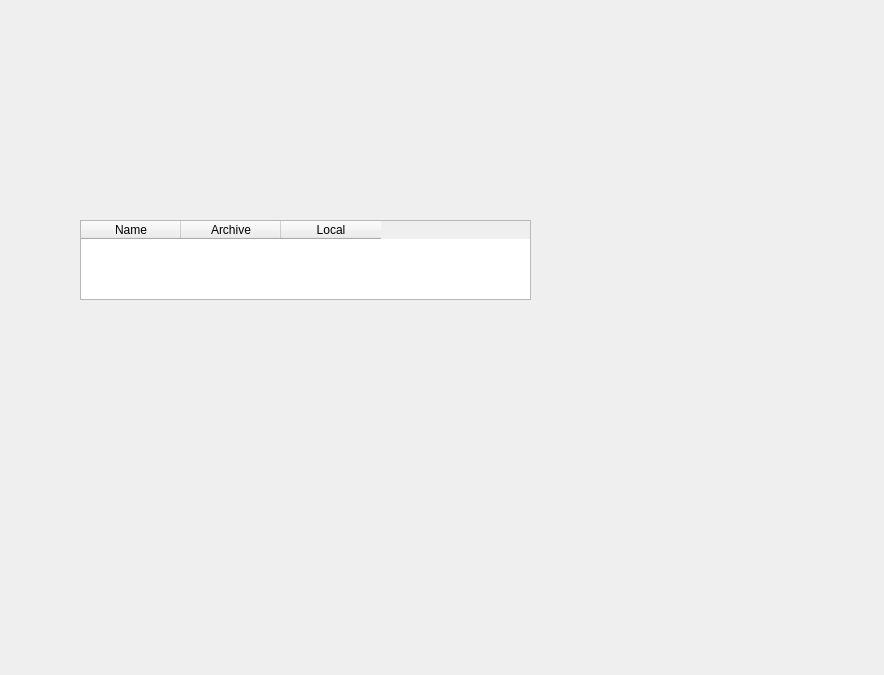
<?xml version="1.0" encoding="UTF-8"?>
<ui version="4.0">
 <class>table_wrapper</class>
 <widget class="QWidget" name="table_wrapper">
  <property name="geometry">
   <rect>
    <x>0</x>
    <y>0</y>
    <width>884</width>
    <height>675</height>
   </rect>
  </property>
  <property name="sizePolicy">
   <sizepolicy hsizetype="Expanding" vsizetype="Expanding">
    <horstretch>1</horstretch>
    <verstretch>1</verstretch>
   </sizepolicy>
  </property>
  <property name="windowTitle">
   <string>Form</string>
  </property>
  <widget class="QWidget" name="verticalLayoutWidget">
   <property name="geometry">
    <rect>
     <x>80</x>
     <y>220</y>
     <width>451</width>
     <height>80</height>
    </rect>
   </property>
   <layout class="QVBoxLayout" name="verticalLayout" stretch="0">
    <property name="sizeConstraint">
     <enum>QLayout::SetMaximumSize</enum>
    </property>
    <item>
     <widget class="QTableWidget" name="games_list">
      <column>
       <property name="text">
        <string>Name</string>
       </property>
      </column>
      <column>
       <property name="text">
        <string>Archive</string>
       </property>
      </column>
      <column>
       <property name="text">
        <string>Local</string>
       </property>
      </column>
     </widget>
    </item>
   </layout>
  </widget>
 </widget>
 <resources/>
 <connections/>
</ui>
